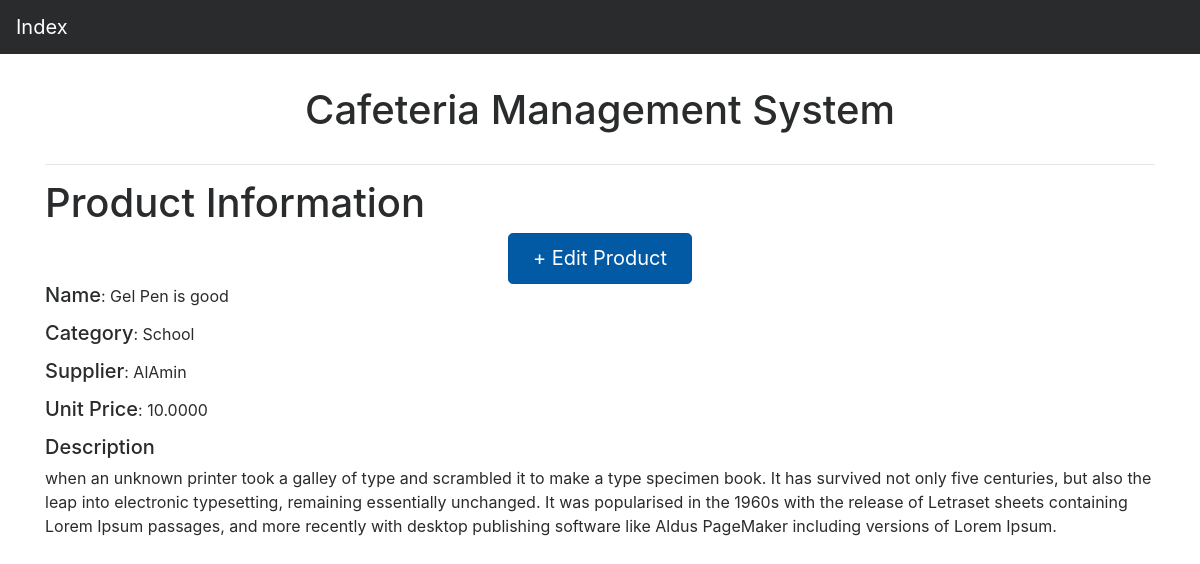
The page /1 on the database its author committed.
### inventory/models.py (models this page shows, shortened)
class Product(models.Model):
    name = models.CharField(max_length=200, blank=True, null=True)
    cetagory = models.CharField(max_length=200, blank=True, null=True)
    supplier = models.CharField(max_length=200, blank=True, null=True)
    unit_price = models.DecimalField(max_digits=20, decimal_places=4, default=Decimal('0.0000'))
    description = models.TextField(blank=True, null=True)

### inventory/views.py (the view)
# urls.py: url(r'^(?P<pk>\d+)$', detail, name="detail"),
def detail(request, pk):
    product = get_object_or_404(Product, pk=pk)
    return render(request, 'inventory/detail.html', {'product': product})

### inventory/templates/inventory/detail.html
{% extends 'inventory/base.html' %}
{% block content %}
    <h1>Product Information</h1>
        <div class="buttion_place">
            <a href="{% url 'edit' product.pk %}" class="btn btn-primary btn-lg active" role="button" aria-pressed="true"> + Edit Product</a>
        </div>
       <label><h5>Name</h5></label>:  {{ product.name }} <br>
       <label><h5>Category</h5></label>: {{ product.cetagory }}<br>
       <label><h5>Supplier</h5></label>: {{ product.supplier }}<br>
       <label><h5>Unit Price</h5></label>: {{ product.unit_price }}<br>
       <label><h5>Description</h5>{{ product.description }}</label>
{% endblock %}

### inventory/static/inventory/css/style.css (style rules this page uses)
body { padding-top: 5rem; }
.buttion_place { display: block; margin: auto; text-align: center; }

### rows shown on the page
Product: name "Gel Pen is good", cetagory "School", supplier "AlAmin", unit_price "10.0000", description "when an unknown printer took a galley of type and scrambled it to make a type specimen book. It has survived not only five centuries, but also the leap into electronic typesetting, remaining essentially unchanged. It was popularised in the 1960s with the release of Letraset sheets containing Lorem Ipsum passages, and more recently with desktop publishing software like Aldus PageMaker including versions of Lorem Ipsum."
